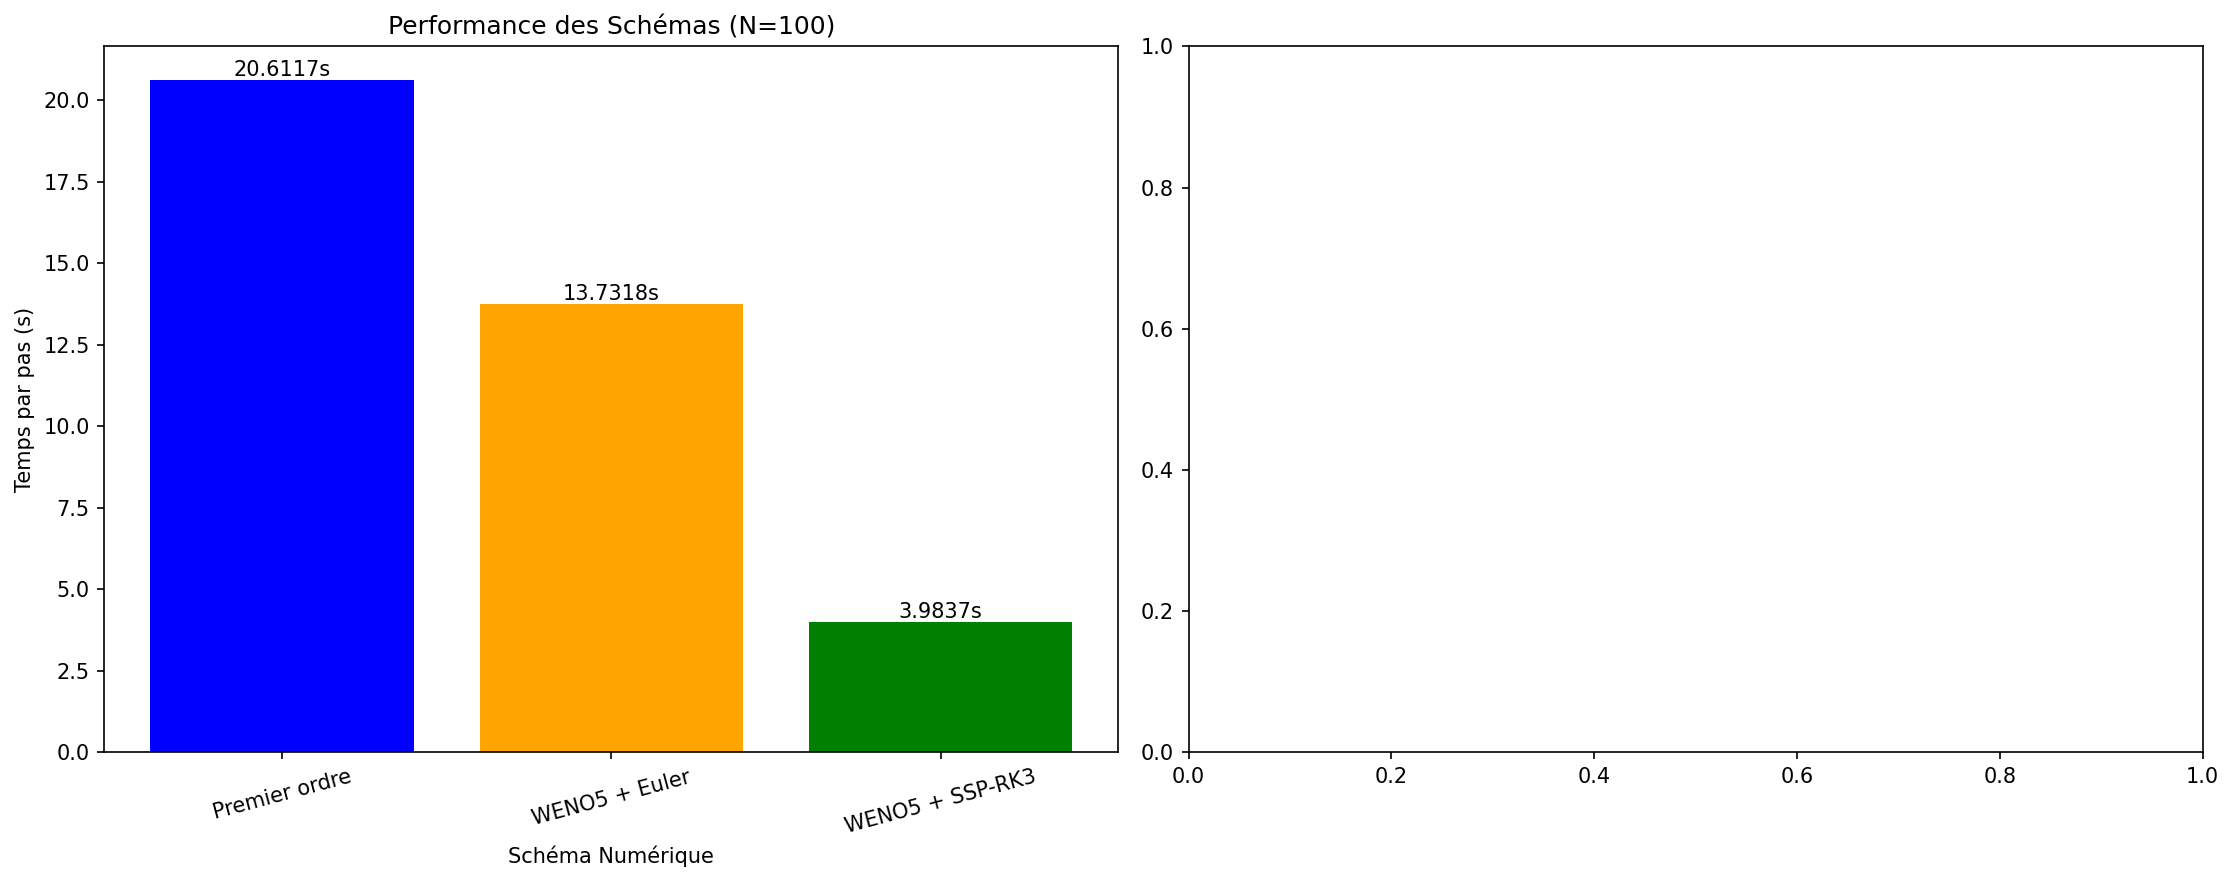

Python code for this plot:
#!/usr/bin/env python3
"""
Benchmark de Performance : Comparaison des schémas numériques.
Compare le coût computationnel et la précision des différents schémas.
"""

import sys
import os
sys.path.append(os.path.abspath('code'))

import numpy as np
import matplotlib.pyplot as plt
import cProfile
import pstats
import io
from code.simulation.runner import SimulationRunner
import yaml
import time

def create_benchmark_config(N, spatial_scheme='weno5', time_scheme='ssprk3', T=10.0):
    """Créer une configuration pour le benchmark."""
    
    config = {
        'scenario_name': f'benchmark_{spatial_scheme}_{N}',
        
        # Force les schémas
        'spatial_scheme': spatial_scheme,
        'time_scheme': time_scheme,
        'ghost_cells': 3 if spatial_scheme == 'weno5' else 1,
        
        # Grid Parameters
        'N': N,
        'xmin': 0.0,
        'xmax': 1000.0,
        
        # Simulation Time Parameters
        't_final': T,
        'output_dt': T,  # Une seule sortie finale
        
        # Initial Conditions - État avec structure complexe pour tester les schémas
        'initial_conditions': {
            'type': 'sine_wave_perturbation',
            'R_val': 3,
            'background_state': {
                'rho_m': 0.04,  # 40 veh/km
                'rho_c': 0.03   # 30 veh/km
            },
            'perturbation': {
                'amplitude': 0.01,  # 10 veh/km
                'wave_number': 3    # Plusieurs ondulations pour tester la résolution
            }
        },
        
        # Road Quality
        'road_quality': {
            'type': 'uniform',
            'R_uniform': 3
        },
        
        # Boundary Conditions
        'boundary_conditions': {
            'left': {'type': 'periodic'},
            'right': {'type': 'periodic'}
        }
    }
    
    return config

def profile_simulation(config_dict, config_name):
    """Profiler une simulation avec cProfile."""
    
    # Sauvegarder la configuration temporairement
    temp_config_path = f'temp_profile_{config_name}.yml'
    with open(temp_config_path, 'w') as f:
        yaml.dump(config_dict, f)
    
    try:
        # Créer un profiler
        profiler = cProfile.Profile()
        
        # Profiler la simulation
        profiler.enable()
        
        runner = SimulationRunner(
            scenario_config_path=temp_config_path,
            base_config_path='config/config_base.yml',
            quiet=True,
            device='cpu'
        )
        
        times, states = runner.run()
        
        profiler.disable()
        
        # Analyser les résultats du profiler
        s = io.StringIO()
        ps = pstats.Stats(profiler, stream=s)
        ps.sort_stats('tottime').print_stats(20)  # Top 20 fonctions
        
        profile_output = s.getvalue()
        
        # Nettoyer
        os.remove(temp_config_path)
        
        return {
            'times': times,
            'states': states,
            'profile_output': profile_output,
            'n_steps': len(times),
            'final_time': times[-1],
            'runner': runner
        }
        
    except Exception as e:
        if os.path.exists(temp_config_path):
            os.remove(temp_config_path)
        raise e

def run_performance_benchmark():
    """Exécuter le benchmark de performance."""
    
    print("=== Benchmark de Performance ===")
    
    # Configurations à tester
    test_configs = [
        # Comparaison résolution fixe, schémas différents
        (100, 'first_order', 'euler', 5.0, 'Premier ordre (N=100)'),
        (100, 'weno5', 'euler', 5.0, 'WENO5 + Euler (N=100)'),
        (100, 'weno5', 'ssprk3', 5.0, 'WENO5 + SSP-RK3 (N=100)'),
        
        # Test de scalabilité WENO5
        (50, 'weno5', 'ssprk3', 5.0, 'WENO5 (N=50)'),
        (200, 'weno5', 'ssprk3', 5.0, 'WENO5 (N=200)'),
    ]
    
    results = {}
    
    for N, spatial_scheme, time_scheme, T, test_name in test_configs:
        print(f"\n--- Benchmark {test_name} ---")
        
        try:
            config = create_benchmark_config(N, spatial_scheme, time_scheme, T)
            
            # Mesurer le temps total
            start_time = time.time()
            
            result = profile_simulation(config, f"{spatial_scheme}_{time_scheme}_{N}")
            
            end_time = time.time()
            total_time = end_time - start_time
            
            # Calculer les métriques de performance
            n_steps = result['n_steps']
            time_per_step = total_time / n_steps if n_steps > 0 else float('inf')
            
            print(f"  ✅ Simulation terminée")
            print(f"  Temps total: {total_time:.2f}s")
            print(f"  Nombre de pas: {n_steps}")
            print(f"  Temps par pas: {time_per_step:.4f}s")
            print(f"  Temps final atteint: {result['final_time']:.2f}s")
            
            # Analyser la qualité de la solution
            final_state = result['states'][-1]
            ng = result['runner'].params.num_ghost_cells
            
            rho_m_final = final_state[0, ng:-ng] if ng > 0 else final_state[0, :]
            rho_c_final = final_state[2, ng:-ng] if ng > 0 else final_state[2, :]
            
            # Calcul de métriques de qualité
            total_variation_m = np.sum(np.abs(np.diff(rho_m_final)))
            
            results[test_name] = {
                'N': N,
                'spatial_scheme': spatial_scheme,
                'time_scheme': time_scheme,
                'total_time': total_time,
                'n_steps': n_steps,
                'time_per_step': time_per_step,
                'final_time': result['final_time'],
                'total_variation_m': total_variation_m,
                'profile_output': result['profile_output']
            }
            
        except Exception as e:
            print(f"  ❌ Erreur: {e}")
            results[test_name] = {'error': str(e)}
    
    # Analyse comparative
    print(f"\n=== Analyse Comparative des Performances ===")
    
    # Grouper par résolution pour comparaison directe
    n100_results = {name: res for name, res in results.items() 
                   if 'error' not in res and res.get('N') == 100}
    
    if len(n100_results) >= 2:
        print(f"\n--- Comparaison N=100 ---")
        
        baseline = None
        for name, res in n100_results.items():
            if 'Premier ordre' in name:
                baseline = res
                break
        
        for name, res in n100_results.items():
            speedup = baseline['total_time'] / res['total_time'] if baseline else 1.0
            efficiency = res['time_per_step']
            
            print(f"  {name}:")
            print(f"    Temps total: {res['total_time']:.2f}s")
            print(f"    Temps/pas: {res['time_per_step']:.4f}s")
            print(f"    Speedup vs baseline: {speedup:.2f}x")
            print(f"    Variation totale: {res['total_variation_m']:.4f}")
    
    # Test de scalabilité WENO5
    weno_results = {name: res for name, res in results.items() 
                   if 'error' not in res and 'WENO5' in name and 'SSP-RK3' in name}
    
    if len(weno_results) >= 2:
        print(f"\n--- Scalabilité WENO5 + SSP-RK3 ---")
        
        for name, res in sorted(weno_results.items(), key=lambda x: x[1]['N']):
            cells_per_sec = res['N'] * res['n_steps'] / res['total_time']
            print(f"  {name}: {cells_per_sec:.0f} cellules·pas/seconde")
    
    return results

def create_performance_plot(results):
    """Créer des graphiques de performance."""
    
    valid_results = {name: res for name, res in results.items() if 'error' not in res}
    
    if len(valid_results) < 2:
        return
    
    fig, (ax1, ax2) = plt.subplots(1, 2, figsize=(15, 6))
    
    # Graphique 1: Temps par pas vs Schéma (N=100)
    n100_data = {name: res for name, res in valid_results.items() if res.get('N') == 100}
    
    if n100_data:
        names = list(n100_data.keys())
        times_per_step = [res['time_per_step'] for res in n100_data.values()]
        
        bars1 = ax1.bar(range(len(names)), times_per_step, color=['blue', 'orange', 'green'][:len(names)])
        ax1.set_xlabel('Schéma Numérique')
        ax1.set_ylabel('Temps par pas (s)')
        ax1.set_title('Performance des Schémas (N=100)')
        ax1.set_xticks(range(len(names)))
        ax1.set_xticklabels([name.replace(' (N=100)', '') for name in names], rotation=15)
        
        # Ajouter les valeurs sur les barres
        for bar, time_val in zip(bars1, times_per_step):
            ax1.text(bar.get_x() + bar.get_width()/2, bar.get_height() + 0.0001, 
                    f'{time_val:.4f}s', ha='center', va='bottom')
    
    # Graphique 2: Scalabilité WENO5
    weno_data = {name: res for name, res in valid_results.items() 
                if 'WENO5' in name and 'SSP-RK3' in name}
    
    if len(weno_data) >= 2:
        weno_sorted = sorted(weno_data.items(), key=lambda x: x[1]['N'])
        N_values = [res['N'] for _, res in weno_sorted]
        total_times = [res['total_time'] for _, res in weno_sorted]
        
        ax2.loglog(N_values, total_times, 'o-', linewidth=2, markersize=8, label='WENO5 + SSP-RK3')
        
        # Ligne théorique O(N log N) pour comparaison
        if len(N_values) >= 2:
            N_ref = np.array(N_values)
            time_ref = total_times[0] * (N_ref / N_values[0]) * np.log(N_ref / N_values[0])
            ax2.loglog(N_ref, time_ref, '--', alpha=0.7, label='O(N log N) théorique')
        
        ax2.set_xlabel('Nombre de cellules N')
        ax2.set_ylabel('Temps total (s)')
        ax2.set_title('Scalabilité WENO5 + SSP-RK3')
        ax2.legend()
        ax2.grid(True, alpha=0.3)
    
    plt.tight_layout()
    plt.savefig('benchmark_performance.png', dpi=150, bbox_inches='tight')
    print(f"\n📊 Graphique sauvegardé: benchmark_performance.png")

if __name__ == "__main__":
    results = run_performance_benchmark()
    create_performance_plot(results)
    
    # Optionnel: Sauvegarder les profils détaillés
    print(f"\n=== Profils Détaillés ===")
    for name, result in results.items():
        if 'error' not in result and 'profile_output' in result:
            profile_file = f"profile_{name.replace(' ', '_').replace('(', '').replace(')', '')}.txt"
            with open(profile_file, 'w') as f:
                f.write(f"Profil de performance: {name}\n")
                f.write("="*50 + "\n")
                f.write(result['profile_output'])
            print(f"📄 Profil sauvegardé: {profile_file}")
